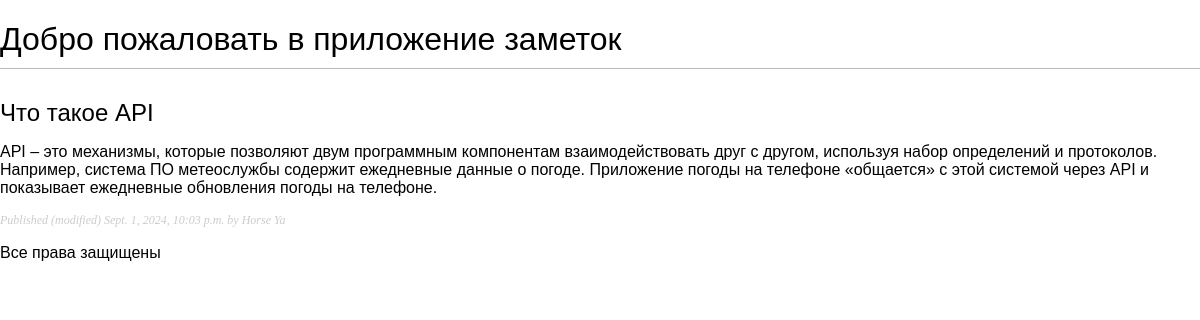
The page /notes/1/ on the database its author committed.
### notes/models.py (models this page shows, shortened)
class Note(models.Model):
    title = models.CharField(max_length=200)
    description = models.TextField()
    created_at = models.DateTimeField(auto_now_add=True)
    updated_at = models.DateTimeField(auto_now=True)
    user = models.ForeignKey(get_user_model(), on_delete=models.CASCADE)

### accounts/models.py (models this page shows, shortened)
class User(AbstractBaseUser):
    email = models.EmailField(verbose_name='email address', max_length=255, unique=True)
    first_name = models.CharField(verbose_name='first name', max_length=50)
    last_name = models.CharField(verbose_name='last name', max_length=50)
    is_active = models.BooleanField(default=True)
    is_admin = models.BooleanField(default=False)
    created = models.DateTimeField(default=timezone.now)
    objects = MyUserManager()
    USERNAME_FIELD = 'email'
    REQUIRED_FIELDS = ['first_name', 'last_name']
    class Meta:
        verbose_name = 'пользователь'
        verbose_name_plural = 'пользователи'
        constraints = [
            models.UniqueConstraint(fields=['first_name', 'last_name'], name='unique_first_name_last_name')
        ]
    def __str__(self):
        return '%s %s' % (self.first_name, self.last_name)

### notes/views.py (the view)
# urls.py: path('notes/<int:id>/', views.note_item, name='note_item'),
def note_item(request, id):
    note = get_object_or_404(Note, id=id)
    return render(request, 'notes/detail.html', {'note': note})

### templates/notes/detail.html (shortened to what this page needs)
{% extends 'base.html' %}
{% block content %}
    <h2>{{ note.title }}</h2>
    <p>{{ note.description }}</p>
    <p class="date">
        Published (modified) {{ note.updated_at }} by {{ note.user }}
    </p>
{% endblock %}

### rows shown on the page
Note: title "Что такое API", description "API – это механизмы, которые позволяют двум программным компонентам взаимодействовать друг с другом, используя набор определений и протоколов. Например, система ПО метеослужбы содержит ежедневные данные о погоде. Приложение погоды на телефоне «общается» с этой системой через API и показывает ежедневные обновления погоды на телефоне.", updated_at "Sept. 1, 2024, 10:03 p.m.", user "Horse Ya"
